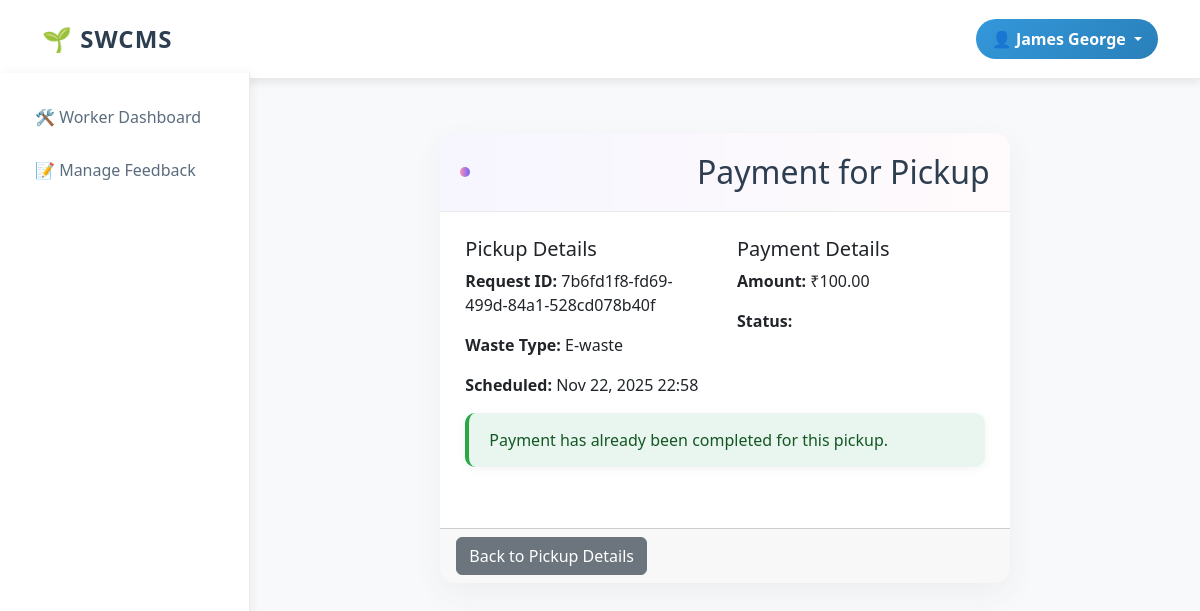
Screenshot of /payment/2/ (signed in) with the database file from the repository.
### user_dashboard/models.py (models this page shows, shortened)
class PickupRequest(models.Model):
    WASTE_TYPE_CHOICES = [
        ('wet', 'Wet Waste'),
        ('dry', 'Dry Waste'),
        ('plastic', 'Plastic Waste'),
        ('e-waste', 'E-waste'),
        ('recyclable', 'Recyclable Waste'),
    ]
    STATUS_CHOICES = [
        ('pending', 'Pending'),
        ('picked', 'Picked'),
        ('completed', 'Completed'),
        ('cancelled', 'Cancelled'),
    ]
    request_id = models.UUIDField(default=uuid.uuid4, editable=False, unique=True)
    user = models.ForeignKey(User, on_delete=models.CASCADE)
    waste_type = models.CharField(max_length=50, choices=WASTE_TYPE_CHOICES)
    description = models.TextField(blank=True, null=True)
    image = models.ImageField(upload_to='pickup_images/', blank=True, null=True)
    schedule_date_time = models.DateTimeField()
    status = models.CharField(max_length=20, choices=STATUS_CHOICES, default='pending')
    waste_weight = models.DecimalField(max_digits=10, decimal_places=2, null=True, blank=True, help_text="Weight in kg")
    created_at = models.DateTimeField(auto_now_add=True)
    updated_at = models.DateTimeField(auto_now=True)

class Payment(models.Model):
    PAYMENT_STATUS_CHOICES = [
        ('pending', 'Pending'),
        ('completed', 'Completed'),
        ('failed', 'Failed'),
    ]
    user = models.ForeignKey(User, on_delete=models.CASCADE)
    pickup_request = models.OneToOneField(PickupRequest, on_delete=models.CASCADE)
    amount = models.DecimalField(max_digits=10, decimal_places=2)
    razorpay_order_id = models.CharField(max_length=100, blank=True, null=True)
    razorpay_payment_id = models.CharField(max_length=100, blank=True, null=True)
    status = models.CharField(max_length=20, choices=PAYMENT_STATUS_CHOICES, default='pending')
    created_at = models.DateTimeField(auto_now_add=True)

### user_dashboard/views.py (the view)
# urls.py: path('payment/<int:pk>/', views.payment_view, name='payment'),
@login_required
def payment_view(request, pk):
    pickup = get_object_or_404(PickupRequest, pk=pk, user=request.user)
    payment, created = Payment.objects.get_or_create(
        pickup_request=pickup,
        user=request.user,
        defaults={'amount': Decimal('100.00')}  # Default amount, adjust as needed
    )
    context = {
        'pickup': pickup,
        'payment': payment,
        'amount': int(payment.amount * 100),  # Razorpay expects amount in paise
        'razorpay_key_id': settings.RAZORPAY_KEY_ID,
        'order_id': payment.razorpay_order_id or '',
        'user': request.user,
    }
    return render(request, 'user_dashboard/payment.html', context)

### user_dashboard/templates/user_dashboard/payment.html (shortened to what this page needs)
{% extends 'user_dashboard/base.html' %}
{% block content %}
<div class="row justify-content-center">
    <div class="col-md-8">
        <div class="card">
            <div class="card-header">
                <h2 class="mb-0">Payment for Pickup</h2>
            </div>
            <div class="card-body">
                <div class="row">
                    <div class="col-md-6">
                        <h5>Pickup Details</h5>
                        <p><strong>Request ID:</strong> {{ pickup.request_id }}</p>
                        <p><strong>Waste Type:</strong> {{ pickup.get_waste_type_display }}</p>
                        <p><strong>Scheduled:</strong> {{ pickup.schedule_date_time|date:"M d, Y H:i" }}</p>
                    </div>
                    <div class="col-md-6">
                        <h5>Payment Details</h5>
                        <p><strong>Amount:</strong> ₹{{ payment.amount }}</p>
                        <p><strong>Status:</strong> <span class="badge bg-{{ payment.status|lower }}">{{ payment.get_status_display }}</span></p>
                    </div>
                </div>
                {% if payment.status == 'pending' %}
                    <hr>
                    <form method="post" id="payment-form">
                        {% csrf_token %}
                        <script
                            src="https://checkout.razorpay.com/v1/checkout.js"
                            data-key="{{ razorpay_key_id }}"
                            data-amount="{{ amount }}"
                            data-currency="INR"
                            data-order_id="{{ order_id }}"
                            data-buttontext="Pay with Razorpay"
                            data-name="SWCMS"
                            data-description="Waste Collection Payment"
                            data-prefill.name="{{ user.get_full_name }}"
                            data-prefill.email="{{ user.email }}"
                            data-theme.color="#3399cc"
                        ></script>
                        <input type="hidden" name="razorpay_payment_id" id="razorpay_payment_id">
                        <input type="hidden" name="razorpay_order_id" id="razorpay_order_id">
                        <input type="hidden" name="razorpay_signature" id="razorpay_signature">
                    </form>
                {% else %}
                    <div class="alert alert-success">
                        Payment has already been completed for this pickup.
                    </div>
                {% endif %}
            </div>
            <div class="card-footer">
                <a href="{% url 'pickup_detail' pickup.pk %}" class="btn btn-secondary">Back to Pickup Details</a>
            </div>
        </div>
    </div>
</div>
{% endblock %}

### user_dashboard/templates/user_dashboard/base.html (shortened to what this page needs)
{% load static %}
<!DOCTYPE html>
<html lang="en">
<head>
    <link href="https://cdn.jsdelivr.net/npm/bootstrap@5.3.0/dist/css/bootstrap.min.css" rel="stylesheet">
    <link rel="stylesheet" href="{% static 'css/style.css' %}">
</head>
<body>
    <nav class="navbar navbar-expand-lg">
        <div class="container-lg">
            <a class="navbar-brand" href="{% url 'index' %}">🌱 SWCMS</a>
            <div class="collapse navbar-collapse" id="navbarNav">
                <ul class="navbar-nav ms-auto">
                    {% if user.is_authenticated %}
                        <li class="nav-item dropdown">
                            <a class="nav-link dropdown-toggle user-profile-dropdown" href="#" id="userDropdown" role="button" data-bs-toggle="dropdown" aria-expanded="false">
                                👤 {% if user.get_full_name %}{{ user.get_full_name }}{% else %}{{ user.username }}{% endif %}
                            </a>
                        </li>
                    {% endif %}
                </ul>
            </div>
        </div>
    </nav>
    <div class="d-flex">
        {% if user.is_authenticated %}
        <nav class="sidebar d-none d-md-block">
            <div class="sidebar-sticky">
                <ul class="nav flex-column">
                    {% if user.profile.role == 'worker' %}
                    <li class="nav-item">
                        <a class="nav-link" href="{% url 'worker_dashboard' %}">
                            🛠️ Worker Dashboard
                        </a>
                    </li>
                    <li class="nav-item">
                        <a class="nav-link" href="{% url 'feedback_management' %}">
                            📝 Manage Feedback
                        </a>
                    </li>
                    {% endif %}
                </ul>
            </div>
        </nav>
        {% endif %}
        <main role="main" class="flex-grow-1">
            <div class="container-lg py-4">
                {% block content %}{% endblock %}
            </div>
        </main>
    </div>
</body>
</html>

### user_dashboard/static/css/style.css (style rules this page uses)
body { background-color: #f8f9fa; font-family: 'Segoe UI', Tahoma, Geneva, Verdana, sans-serif; min-height: 100vh; }
.navbar { background: white; box-shadow: 0 2px 10px rgba(0, 0, 0, 0.1); padding: 1rem 0; border-bottom: 1px solid #eaeaea; }
.navbar-brand { color: #2c3e50 !important; font-weight: 700; font-size: 1.5rem; letter-spacing: 1px; }
.navbar-nav.ms-auto { display: flex; align-items: center; gap: 15px; }
.nav-link { color: #2c3e50 !important; font-weight: 500; transition: all 0.3s ease; padding: 8px 15px !important; border-radius: 20px; }
.user-profile-dropdown { background: linear-gradient(135deg, #3498db 0%, #2980b9 100%); color: white !important; border-radius: 20px; padding: 8px 16px !important; font-weight: 600; transition: all 0.3s ease; }
.sidebar { background: white; min-height: calc(100vh - 73px); box-shadow: 2px 0 10px rgba(0, 0, 0, 0.05); position: fixed; top: 73px; left: 0; width: 250px; padding: 20px 0; border-right: 1px solid #eaeaea; }
.sidebar-sticky { padding: 0 15px; }
.sidebar .nav-item { margin-bottom: 5px; }
.sidebar .nav-link { color: #5a6c7d !important; padding: 12px 20px !important; border-radius: 8px; transition: all 0.3s ease; display: flex; align-items: center; gap: 10px; font-weight: 500; }
main { padding: 30px; min-height: calc(100vh - 73px); margin-left: 250px; background-color: #f8f9fa; }
.alert { border: none; border-radius: 10px; box-shadow: 0 2px 10px rgba(0, 0, 0, 0.05); padding: 15px 20px; }
.alert-success { background-color: #e8f6ef; color: #155724; border-left: 4px solid #28a745; }
.card { border: none; border-radius: 15px; overflow: hidden; box-shadow: 0 2px 10px rgba(0, 0, 0, 0.05); transition: all 0.3s ease; height: 100%; margin-bottom: 20px; background: white; }
.card-header { background: white; border-bottom: 1px solid #eaeaea; padding: 20px; font-weight: 700; color: #2c3e50; font-size: 1.1rem; display: flex; justify-content: space-between; align-items: center; }
.card-body { padding: 25px; }
.badge { padding: 5px 12px; font-weight: 500; border-radius: 20px; }
:root { --cute-accent-1: #ffd6e0; --cute-accent-2: #d6f0ff; --cute-accent-3: #e9fbe9; --cute-primary: #6c63ff; --cute-secondary: #ff8fb1; --card-bg: #ffffff; --soft-shadow: 0 10px 30px rgba(44,62,80,0.06); }
body { background: linear-gradient(180deg, #fbfcff 0%, #f6f8ff 100%); }
.card, .auth-card, .stats-card { border-radius: 16px; box-shadow: var(--soft-shadow); }
.card-header { background: linear-gradient(90deg, rgba(108,99,255,0.06), rgba(255,143,177,0.04)); color: #2c3e50; }
.badge { border-radius: 999px; padding: 6px 14px; font-size: 0.85rem; }
.card-header::before { content: ''; display: inline-block; width: 10px; height: 10px; border-radius: 50%; margin-right: 10px; vertical-align: middle; background: linear-gradient(90deg,var(--cute-secondary),var(--cute-primary)); }

### rows the page displays
PickupRequest: request_id "7b6fd1f8-fd69-499d-84a1-528cd078b40f", waste_type "E-waste", schedule_date_time "Nov 22, 2025 22:58"
Payment: amount "100.00"

### other values shown
{{ user.get_full_name }} "James George"
